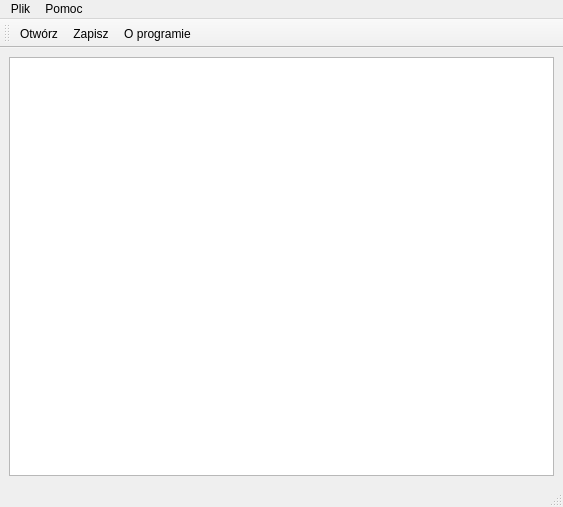
<?xml version="1.0" encoding="UTF-8"?>
<ui version="4.0">
 <class>TextEditor</class>
 <widget class="QMainWindow" name="TextEditor">
  <property name="geometry">
   <rect>
    <x>0</x>
    <y>0</y>
    <width>563</width>
    <height>507</height>
   </rect>
  </property>
  <property name="windowTitle">
   <string>TextEditor</string>
  </property>
  <widget class="QWidget" name="centralwidget">
   <layout class="QVBoxLayout" name="verticalLayout">
    <item>
     <widget class="QTextEdit" name="textEdit"/>
    </item>
   </layout>
  </widget>
  <widget class="QMenuBar" name="menubar">
   <property name="geometry">
    <rect>
     <x>0</x>
     <y>0</y>
     <width>563</width>
     <height>22</height>
    </rect>
   </property>
   <widget class="QMenu" name="menuPlik">
    <property name="title">
     <string>Plik</string>
    </property>
    <addaction name="actionOtw_rz"/>
    <addaction name="actionZapisz"/>
    <addaction name="actionZakoncz"/>
   </widget>
   <widget class="QMenu" name="menuPomoc">
    <property name="title">
     <string>Pomoc</string>
    </property>
    <addaction name="actionO_programie"/>
    <addaction name="actionO_QT"/>
   </widget>
   <addaction name="menuPlik"/>
   <addaction name="menuPomoc"/>
  </widget>
  <widget class="QStatusBar" name="statusbar"/>
  <widget class="QToolBar" name="toolBar">
   <property name="windowTitle">
    <string>toolBar</string>
   </property>
   <attribute name="toolBarArea">
    <enum>TopToolBarArea</enum>
   </attribute>
   <attribute name="toolBarBreak">
    <bool>false</bool>
   </attribute>
   <addaction name="actionOtw_rz"/>
   <addaction name="actionZapisz"/>
   <addaction name="actionO_programie"/>
  </widget>
  <action name="actionO_programie">
   <property name="text">
    <string>O programie</string>
   </property>
  </action>
  <action name="actionO_QT">
   <property name="text">
    <string>O Qt</string>
   </property>
  </action>
  <action name="actionOtw_rz">
   <property name="text">
    <string>Otwórz</string>
   </property>
  </action>
  <action name="actionZapisz">
   <property name="text">
    <string>Zapisz</string>
   </property>
  </action>
  <action name="actionZakoncz">
   <property name="text">
    <string>Zakończ</string>
   </property>
  </action>
 </widget>
 <resources/>
 <connections>
  <connection>
   <sender>actionO_QT</sender>
   <signal>triggered()</signal>
   <receiver>TextEditor</receiver>
   <slot>onAboutQtButtonClicked()</slot>
   <hints>
    <hint type="sourcelabel">
     <x>-1</x>
     <y>-1</y>
    </hint>
    <hint type="destinationlabel">
     <x>281</x>
     <y>253</y>
    </hint>
   </hints>
  </connection>
  <connection>
   <sender>actionO_programie</sender>
   <signal>triggered()</signal>
   <receiver>TextEditor</receiver>
   <slot>onAboutAppButtonClicked()</slot>
   <hints>
    <hint type="sourcelabel">
     <x>-1</x>
     <y>-1</y>
    </hint>
    <hint type="destinationlabel">
     <x>281</x>
     <y>253</y>
    </hint>
   </hints>
  </connection>
  <connection>
   <sender>actionOtw_rz</sender>
   <signal>triggered()</signal>
   <receiver>TextEditor</receiver>
   <slot>onOpenFileButtonClicked()</slot>
   <hints>
    <hint type="sourcelabel">
     <x>-1</x>
     <y>-1</y>
    </hint>
    <hint type="destinationlabel">
     <x>281</x>
     <y>253</y>
    </hint>
   </hints>
  </connection>
  <connection>
   <sender>actionZapisz</sender>
   <signal>triggered()</signal>
   <receiver>TextEditor</receiver>
   <slot>onSaveFileButtonClicked()</slot>
   <hints>
    <hint type="sourcelabel">
     <x>-1</x>
     <y>-1</y>
    </hint>
    <hint type="destinationlabel">
     <x>281</x>
     <y>253</y>
    </hint>
   </hints>
  </connection>
  <connection>
   <sender>actionZakoncz</sender>
   <signal>triggered()</signal>
   <receiver>TextEditor</receiver>
   <slot>onExitButtonClicked()</slot>
   <hints>
    <hint type="sourcelabel">
     <x>-1</x>
     <y>-1</y>
    </hint>
    <hint type="destinationlabel">
     <x>281</x>
     <y>253</y>
    </hint>
   </hints>
  </connection>
 </connections>
 <slots>
  <slot>onOpenFileButtonClicked()</slot>
  <slot>onSaveFileButtonClicked()</slot>
  <slot>onAboutAppButtonClicked()</slot>
  <slot>onAboutQtButtonClicked()</slot>
  <slot>onExitButtonClicked()</slot>
 </slots>
</ui>
